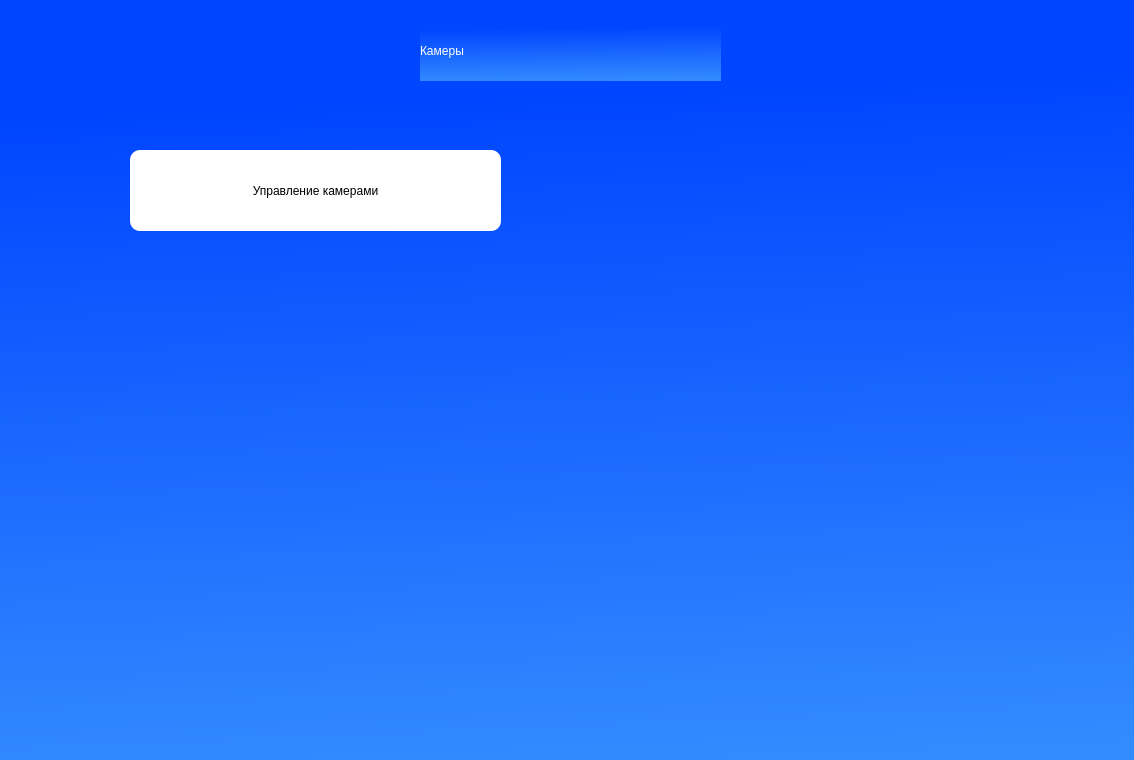
<?xml version="1.0" encoding="UTF-8"?>
<ui version="4.0">
 <class>camerasWindow</class>
 <widget class="QMainWindow" name="camerasWindow">
  <property name="geometry">
   <rect>
    <x>0</x>
    <y>0</y>
    <width>1134</width>
    <height>760</height>
   </rect>
  </property>
  <property name="windowTitle">
   <string>MainWindow</string>
  </property>
  <property name="styleSheet">
   <string notr="true">background-color: qlineargradient(spread:pad, x1:0.563, y1:0.119318, x2:0.619, y2:1, stop:0 rgba(0, 69, 255, 255), stop:1 rgba(52, 139, 255, 255));</string>
  </property>
  <widget class="QWidget" name="centralwidget">
   <widget class="QToolButton" name="infotButton">
    <property name="geometry">
     <rect>
      <x>130</x>
      <y>150</y>
      <width>371</width>
      <height>81</height>
     </rect>
    </property>
    <property name="styleSheet">
     <string notr="true">background-color: rgb(255, 255, 255);
border-radius:10px;
font: 20pt &quot;MS Shell Dlg 2&quot;;</string>
    </property>
    <property name="text">
     <string>Управление камерами</string>
    </property>
   </widget>
   <widget class="QLabel" name="title">
    <property name="geometry">
     <rect>
      <x>420</x>
      <y>20</y>
      <width>301</width>
      <height>61</height>
     </rect>
    </property>
    <property name="styleSheet">
     <string notr="true">font: 20pt &quot;MS Shell Dlg 2&quot;;
color: rgb(255, 255, 255);</string>
    </property>
    <property name="text">
     <string>Камеры</string>
    </property>
   </widget>
  </widget>
 </widget>
 <resources/>
 <connections/>
</ui>
